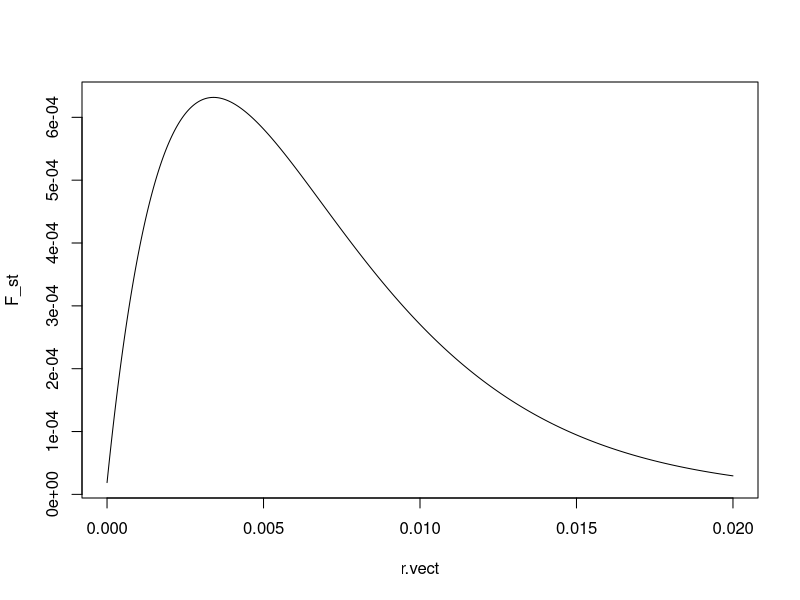
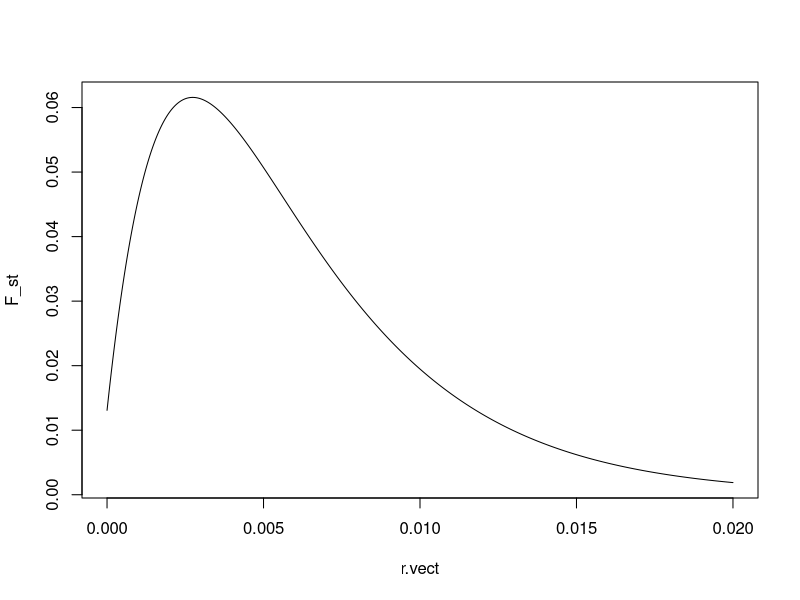
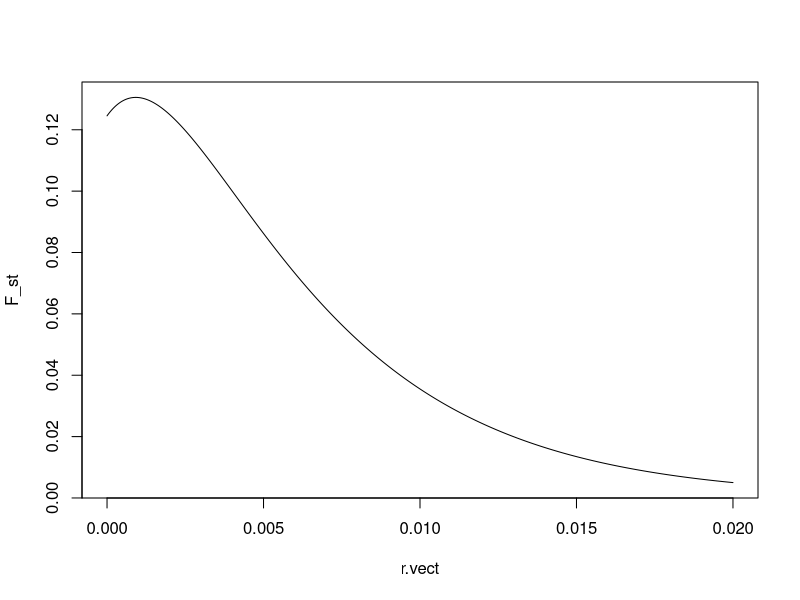
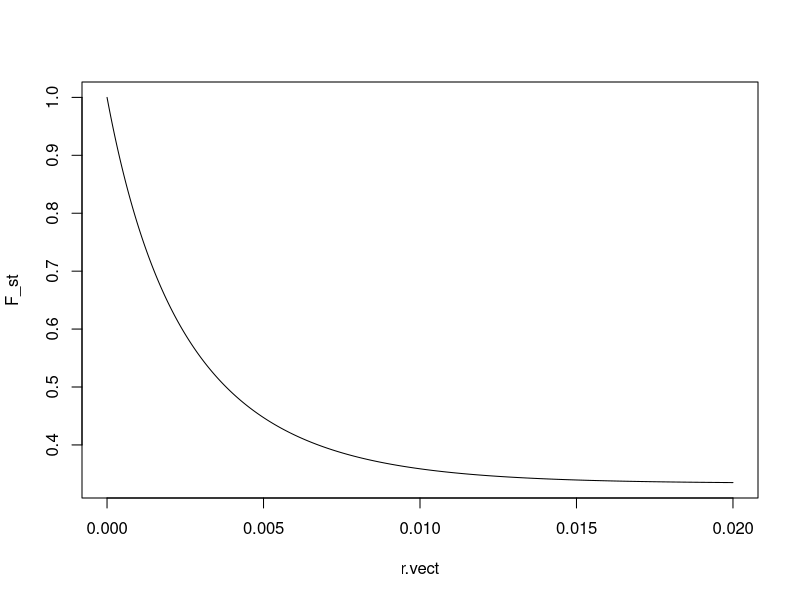

Generate these figures, in order, with R:


MakeParellelSweepFigure <- function ( N , B , f , r.vect , T_bot , s ) {
	
	#recover()
	T_sel <- log ( N*B * (1-f)/f) / s
	
	# probability of recombining out in ancestral pop before coalescing, conditional on suriviving that far back
	P_A <- 4 * N * r.vect * f * ( 1 - f ) / (1 + 4 * N * r.vect * f * ( 1 - f ) )
	
	# probability of either lineage recombining off the selected background during the sweep
	T_int <- integrate ( function ( t ) {1 - exp ( s*t ) / (N*B - 1 + exp ( s * t ) )} , 0 , T_sel )$value
	P_S <- 1 - exp ( - 2*r.vect*T_int )

	# probability of both lineages escaping the bottleneck without recombining if sampled from different populations
	P_BD <- 1 - exp ( -2 * r.vect * T_bot * ( 1- f ) )
	
	# probability that one of two lineages sampled from the same population recombine during the bottleneck without first coalescing
	P_BS <- r.vect * ( 1 - f ) * sapply ( r.vect , function ( r ) integrate ( function ( t ) { exp ( -2 * t * r * ( 1 - f ) ) * exp ( -t/(2*N*f*B) ) } , 0 , T_bot )$value )

	# probability that both lineages escape bottleneck without coalescing or recombining
	P_EBS <- exp ( - 2 * T_bot * r.vect * ( 1 - f ) - T_bot / ( 2 * N * B * f ) )
	
	T_same <- P_S + ( 1 - P_S ) *P_BS + ( 1 - P_S ) * P_EBS * P_A
	T_diff <- P_S + ( 1 - P_S ) *P_BD + ( 1 - P_S ) * (1 - P_BD ) * P_A
	F_st <- ( T_diff - T_same ) / ( T_same + T_diff )
	plot ( r.vect , F_st , type = "l")
	return ( F_st )

	
}

temp <- MakeParellelSweepFigure ( N = 2000000 , B = 1 , f = 0.01 , r.vect = seq ( 0 , 0.02 , 10^-7) , T_bot = 1 , s = 0.1 )

temp <- MakeParellelSweepFigure ( N = 2000000 , B = .1 , f = 0.01 , r.vect = seq ( 0 , 0.02 , 10^-7) , T_bot = 100 , s = 0.1 )

temp <- MakeParellelSweepFigure ( N = 2000000 , B = .01 , f = 0.01 , r.vect = seq ( 0 , 0.02 , 10^-7) , T_bot = 100 , s = 0.1 )


MakeParellelSweepFigure2 <- function ( N , B , f , r.vect , T_0 , s ) {
	
	recover()
	T_sel <- log ( N*B * (1-f)/f) / s
	
	# probability of recombining out in ancestral pop before coalescing, conditional on suriviving that far back
	P_A <- 4 * N * r.vect * f * ( 1 - f ) / (1 + 4 * N * r.vect * f * ( 1 - f ) )
	
	# probability of either lineage recombining off the selected background during the sweep
	T_int <- integrate ( function ( t ) {1 - exp ( s*t ) / (N*B - 1 + exp ( s * t ) )} , 0 , T_sel )$value
	P_S <- 1 - exp ( - 2*r.vect*T_int )

	P_C = exp ( -T_0 / (2*N*B))/(2*N*B)

	T_same <- P_S*(P_A + P_C - P_A*P_C)
	T_diff <- (2-P_C)*(P_S+P_A-P_S*P_A)
	F_st <- ( T_diff - T_same ) / ( T_same + T_diff )
	plot ( r.vect , F_st , type = "l")
	return ( F_st )

	
}

temp <- MakeParellelSweepFigure2 ( N = 2000000 , B = 1 , f = 0.01 , r.vect = seq ( 0 , 0.02 , 10^-7) , T_0 = 1 , s = 0.1 )

